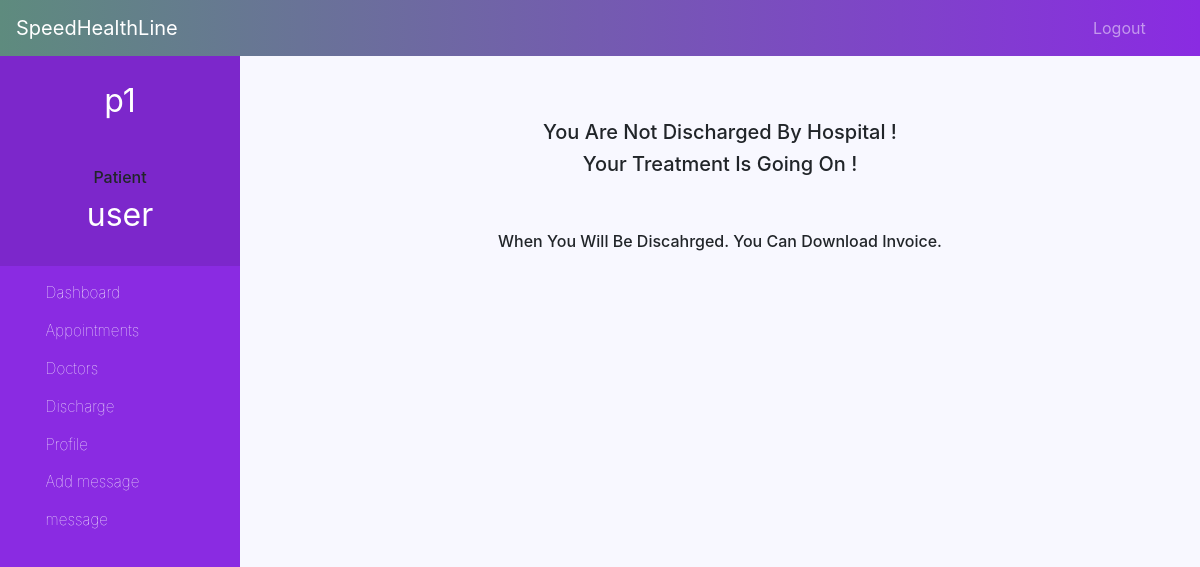
Page /patient-discharge (signed in) on the earlier database version.
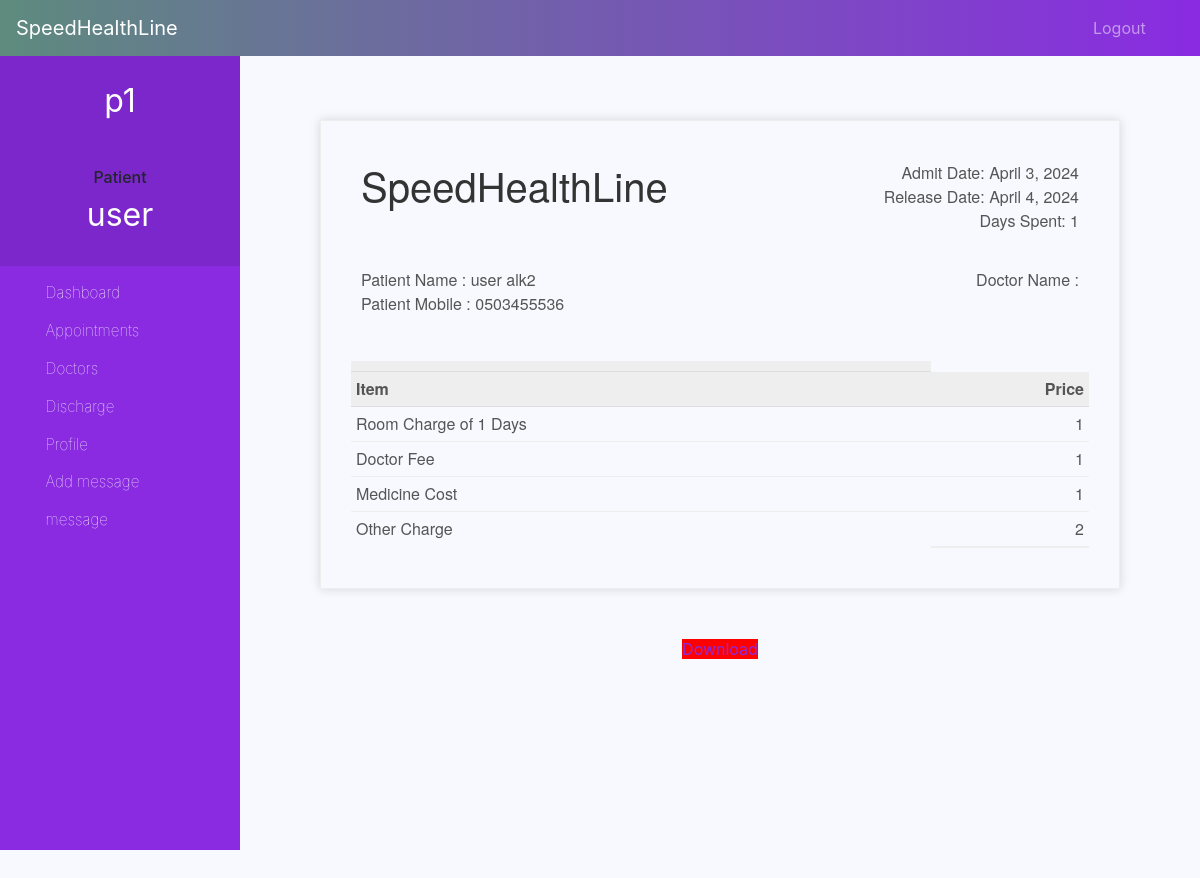
Same page on the later database version.
### core/models.py (models this page shows, shortened)
class Patient(models.Model):
    user=models.OneToOneField(User,on_delete=models.CASCADE)
    mobile = models.CharField(max_length=20,null=False)
    assignedDoctorId = models.PositiveIntegerField(null=True)
    admitDate=models.DateField(auto_now=True)
    status=models.BooleanField(default=True)
    address = models.CharField(max_length=255, default="", blank=True)
    @property
    def get_name(self):
        return self.user.first_name+" "+self.user.last_name

class PatientDischargeDetails(models.Model):
    patientId=models.PositiveIntegerField(null=True,default=1)
    patientName=models.CharField(max_length=40)
    assignedDoctorName=models.CharField(max_length=40)
    mobile = models.CharField(max_length=20,null=True)
    admitDate=models.DateField(null=False)
    releaseDate=models.DateField(null=False)
    daySpent=models.PositiveIntegerField(null=False)
    roomCharge=models.PositiveIntegerField(null=False)
    medicineCost=models.PositiveIntegerField(null=False)
    doctorFee=models.PositiveIntegerField(null=False)
    OtherCharge=models.PositiveIntegerField(null=False)
    total=models.PositiveIntegerField(null=False)

### core/views.py (the view)
# urls.py: path('patient-discharge', patient_discharge, name='patient-discharge'),
@login_required(login_url='patientlogin')
@user_passes_test(is_patient)
def patient_discharge(request):
    patient=models.Patient.objects.get(user_id=request.user.id) #for profile picture of patient in sidebar
    dischargeDetails=models.PatientDischargeDetails.objects.all().filter(patientId=patient.id).order_by('-id')[:1]
    patientDict=None
    if dischargeDetails:
        patientDict ={
        'is_discharged':True,
        'patient':patient,
        'patientId':patient.id,
        'patientName':patient.get_name,
        'assignedDoctorName':dischargeDetails[0].assignedDoctorName,
        'address':patient.address,
        'mobile':patient.mobile,
        'admitDate':patient.admitDate,
        'releaseDate':dischargeDetails[0].releaseDate,
        'daySpent':dischargeDetails[0].daySpent,
        'medicineCost':dischargeDetails[0].medicineCost,
        'roomCharge':dischargeDetails[0].roomCharge,
        'doctorFee':dischargeDetails[0].doctorFee,
        'OtherCharge':dischargeDetails[0].OtherCharge,
        'total':dischargeDetails[0].total,
        }
        print(patientDict)
    else:
        patientDict={
            'is_discharged':False,
            'patient':patient,
            'patientId':request.user.id,
        }
    return render(request,'patient_discharge.html',context=patientDict)

### core/views.py (called while the page is built)
def is_patient(user):
    return user.groups.filter(name='PATIENT').exists()

### templates/patient_discharge.html (shortened to what this page needs)
{% extends 'patient_base.html' %}
{% load static %}
{% block content %}
<head>
</head>
<br><br><br>
{%if is_discharged%}
<div class="invoice-box">
  <table cellpadding="0" cellspacing="0">
    <tr class="top">
      <td colspan="2">
        <table>
          <tr>
            <td class="title">
              <h1>SpeedHealthLine</h1>
            </td>
            <td>
              Admit Date: {{admitDate}}<br>
              Release Date: {{releaseDate}}<br>
              Days Spent: {{daySpent}}
            </td>
          </tr>
        </table>
      </td>
    </tr>
    <tr class="information">
      <td colspan="2">
        <table>
          <tr>
            <td>
              Patient Name : {{patientName}}<br>
              Patient Mobile : {{mobile}}<br>
            </td>
            <td>
              Doctor Name :<br>
              {{assignedDoctorName}}<br>
            </td>
          </tr>
        </table>
      </td>
    </tr>
    <tr class="heading">
      <td>
      </td>
    </tr>
    <tr class="heading">
      <td>
        Item
      </td>
      <td>
        Price
      </td>
    </tr>
    <tr class="item">
      <td>
        Room Charge of {{daySpent}} Days
      </td>
      <td>
        {{roomCharge}}
      </td>
    </tr>
    <tr class="item">
      <td>
        Doctor Fee
      </td>
      <td>
        {{doctorFee}}
      </td>
    </tr>
    <tr class="item">
      <td>
        Medicine Cost
      </td>
      <td>
        {{medicineCost}}
      </td>
    </tr>
    <tr class="item last">
      <td>
        Other Charge
      </td>
      <td>
        {{OtherCharge}}
      </td>
    </tr>
    <tr class="total">
      <td></td>
      <td>
      </td>
    </tr>
  </table>
</div>
<br><br>
<div class="download">
  <a style="background:red; width:500px;" href="{% url 'download-pdf' patientId  %}">Download</a>
</div>
{%else%}
<h5 style="text-align:center;">You Are Not Discharged By Hospital !</h5>
<h5 style="text-align:center;">Your Treatment Is Going On !</h5><br><br>
<h6 style="text-align:center;">When You Will Be Discahrged. You Can Download Invoice.</h6>
{%endif%}
<br><br><br><br><br><br><br><br>
{% endblock content %}

Differences in the rows shown:
now on this page (row edited): Patient: admitDate "April 3, 2024", mobile "0503455536"
added PatientDischargeDetails: releaseDate "April 4, 2024", patientName "user alk2"
Other differences:
{{ daySpent }}: (not shown) → "1"
{{ roomCharge }}: (not shown) → "1"
{{ doctorFee }}: (not shown) → "1"
{{ medicineCost }}: (not shown) → "1"
{{ OtherCharge }}: (not shown) → "2"
text no longer shown: "You Are Not Discharged By Hospital ! Your Treatment Is Going On ! When You Will Be Discahrged. You Can Download Invoice."
text now shown: "SpeedHealthLine Admit Date: Release Date: Days Spent: Patient Name : Patient Mobile : Doctor Name : Item Price Room Charge of Days Doctor Fee Medicine Cost Other Charge Download"
